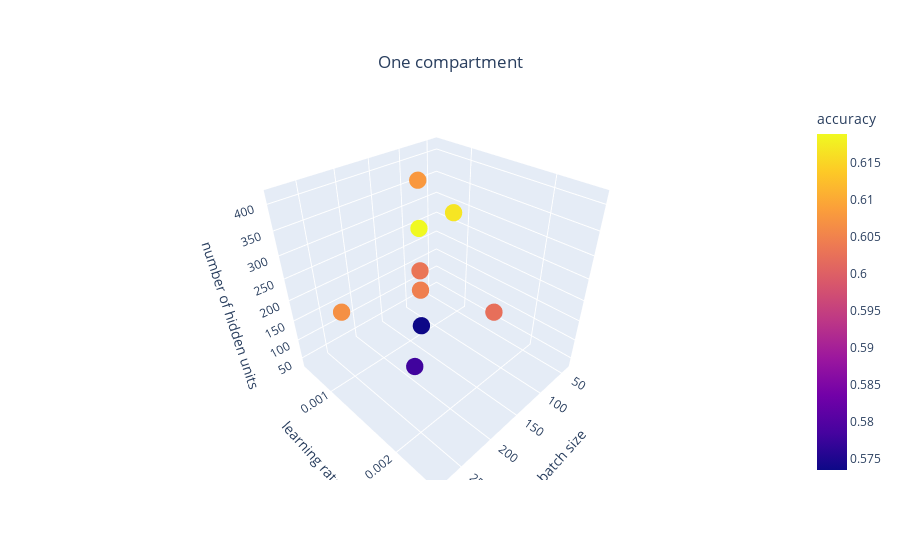
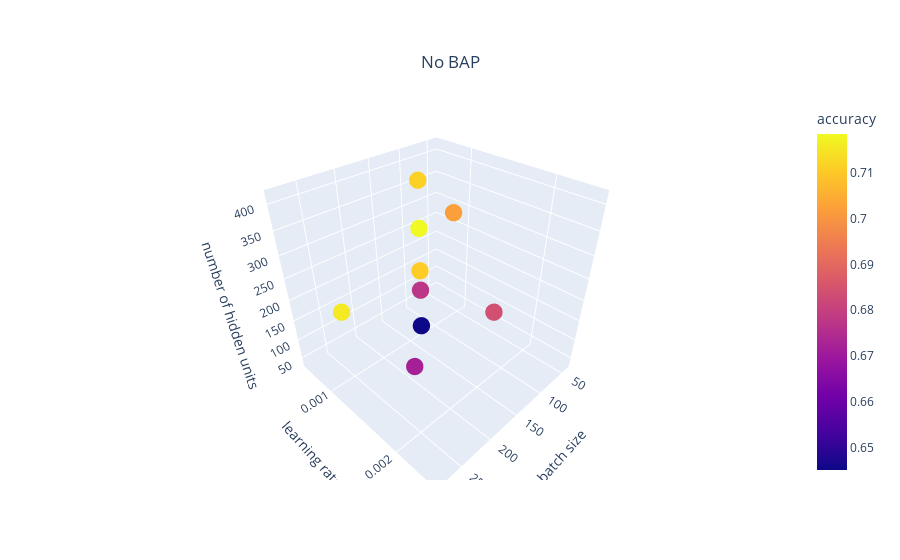
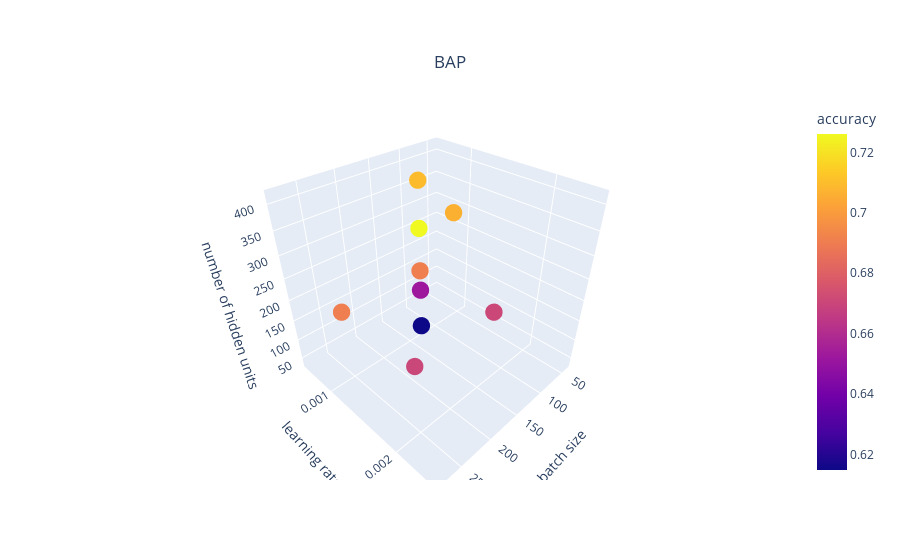

The notebook cell these images were saved under, in order:
### Code cell
import plotly.express as px

# Plot every model:
for model_name in model_names:
    fig = px.scatter_3d(data_frame=hyper_params_for_models[hyper_params_for_models['model_name'] == model_name], x='batch size', y='learning rate', z='number of hidden units',
                    color='accuracy', range_x=range_x, range_y=range_y, range_z=range_z,
                    title = model_name, hover_name='run_id')

    fig.update_traces(marker_size = 6)
    fig.update_layout(
        title={
            'text': model_name,
            'y':0.9,
            'x':0.5,
            'xanchor': 'center',
            'yanchor': 'top'
            })
    fig.show()

### Figure 1 — Plotly figure (JSON) as saved in the notebook; plotly's stock layout.template omitted (floating-point values rounded to 4 significant figures)
{"data": [{"hovertemplate": "<b>%{hovertext}</b><br><br>batch size=%{x}<br>learning rate=%{y}<br>number of hidden units=%{z}<br>accuracy=%{marker.color}<extra></extra>", "hovertext": [1, 2, 3, 4, 5, 6, 7, 8, 9], "legendgroup": "", "marker": {"color": [0.5781, 0.6068, 0.6023, 0.6031, 0.6188, 0.6079, 0.6167, 0.5735, 0.6045], "coloraxis": "coloraxis", "size": 6, "symbol": "circle"}, "mode": "markers", "name": "", "scene": "scene", "showlegend": false, "type": "scatter3d", "x": [256, 256, 128, 128, 128, 128, 64, 128, 128], "y": [0.002, 0.001, 0.002, 0.001, 0.001, 0.001, 0.001, 0.001, 0.001], "z": [200, 200, 200, 200, 300, 400, 300, 50, 150]}], "layout": {"coloraxis": {"colorbar": {"title": {"text": "accuracy"}}, "colorscale": [[0, "#0d0887"], [0.1111, "#46039f"], [0.2222, "#7201a8"], [0.3333, "#9c179e"], [0.4444, "#bd3786"], [0.5556, "#d8576b"], [0.6667, "#ed7953"], [0.7778, "#fb9f3a"], [0.8889, "#fdca26"], [1, "#f0f921"]]}, "legend": {"tracegroupgap": 0}, "scene": {"domain": {"x": [0, 1], "y": [0, 1]}, "xaxis": {"range": [32, 288], "title": {"text": "batch size"}}, "yaxis": {"range": [0.0005, 0.0025], "title": {"text": "learning rate"}}, "zaxis": {"range": [25, 425], "title": {"text": "number of hidden units"}}}, "title": {"text": "One compartment", "x": 0.5, "xanchor": "center", "y": 0.9, "yanchor": "top"}}}

### Figure 2 — Plotly figure (JSON) as saved in the notebook; plotly's stock layout.template omitted (floating-point values rounded to 4 significant figures)
{"data": [{"hovertemplate": "<b>%{hovertext}</b><br><br>batch size=%{x}<br>learning rate=%{y}<br>number of hidden units=%{z}<br>accuracy=%{marker.color}<extra></extra>", "hovertext": [1, 2, 3, 4, 5, 6, 7, 8, 9], "legendgroup": "", "marker": {"color": [0.6718, 0.7155, 0.6837, 0.7105, 0.7183, 0.7115, 0.7022, 0.6453, 0.6775], "coloraxis": "coloraxis", "size": 6, "symbol": "circle"}, "mode": "markers", "name": "", "scene": "scene", "showlegend": false, "type": "scatter3d", "x": [256, 256, 128, 128, 128, 128, 64, 128, 128], "y": [0.002, 0.001, 0.002, 0.001, 0.001, 0.001, 0.001, 0.001, 0.001], "z": [200, 200, 200, 200, 300, 400, 300, 50, 150]}], "layout": {"coloraxis": {"colorbar": {"title": {"text": "accuracy"}}, "colorscale": [[0, "#0d0887"], [0.1111, "#46039f"], [0.2222, "#7201a8"], [0.3333, "#9c179e"], [0.4444, "#bd3786"], [0.5556, "#d8576b"], [0.6667, "#ed7953"], [0.7778, "#fb9f3a"], [0.8889, "#fdca26"], [1, "#f0f921"]]}, "legend": {"tracegroupgap": 0}, "scene": {"domain": {"x": [0, 1], "y": [0, 1]}, "xaxis": {"range": [32, 288], "title": {"text": "batch size"}}, "yaxis": {"range": [0.0005, 0.0025], "title": {"text": "learning rate"}}, "zaxis": {"range": [25, 425], "title": {"text": "number of hidden units"}}}, "title": {"text": "No BAP", "x": 0.5, "xanchor": "center", "y": 0.9, "yanchor": "top"}}}

### Figure 3 — Plotly figure (JSON) as saved in the notebook; plotly's stock layout.template omitted (floating-point values rounded to 4 significant figures)
{"data": [{"hovertemplate": "<b>%{hovertext}</b><br><br>batch size=%{x}<br>learning rate=%{y}<br>number of hidden units=%{z}<br>accuracy=%{marker.color}<extra></extra>", "hovertext": [1, 2, 3, 4, 5, 6, 7, 8, 9], "legendgroup": "", "marker": {"color": [0.6704, 0.6906, 0.6705, 0.6908, 0.7261, 0.7093, 0.7063, 0.6148, 0.6522], "coloraxis": "coloraxis", "size": 6, "symbol": "circle"}, "mode": "markers", "name": "", "scene": "scene", "showlegend": false, "type": "scatter3d", "x": [256, 256, 128, 128, 128, 128, 64, 128, 128], "y": [0.002, 0.001, 0.002, 0.001, 0.001, 0.001, 0.001, 0.001, 0.001], "z": [200, 200, 200, 200, 300, 400, 300, 50, 150]}], "layout": {"coloraxis": {"colorbar": {"title": {"text": "accuracy"}}, "colorscale": [[0, "#0d0887"], [0.1111, "#46039f"], [0.2222, "#7201a8"], [0.3333, "#9c179e"], [0.4444, "#bd3786"], [0.5556, "#d8576b"], [0.6667, "#ed7953"], [0.7778, "#fb9f3a"], [0.8889, "#fdca26"], [1, "#f0f921"]]}, "legend": {"tracegroupgap": 0}, "scene": {"domain": {"x": [0, 1], "y": [0, 1]}, "xaxis": {"range": [32, 288], "title": {"text": "batch size"}}, "yaxis": {"range": [0.0005, 0.0025], "title": {"text": "learning rate"}}, "zaxis": {"range": [25, 425], "title": {"text": "number of hidden units"}}}, "title": {"text": "BAP", "x": 0.5, "xanchor": "center", "y": 0.9, "yanchor": "top"}}}
